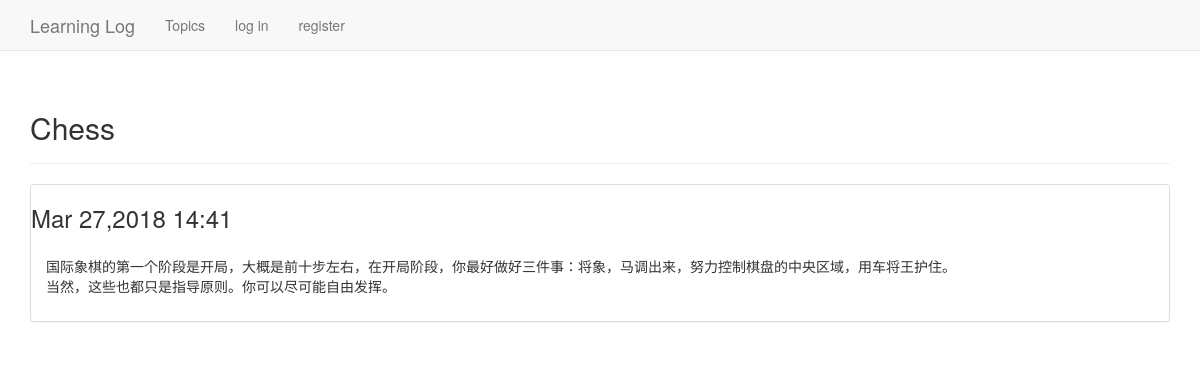
/topics/1/, run on the app's committed database.
### learning_logs/models.py (models this page shows, shortened)
class Topic(models.Model):
    text = models.CharField(max_length=200)
    date_added = models.DateTimeField(auto_now_add=True)
    owner = models.ForeignKey(User,on_delete=models.CASCADE,)
    def __str__(self):
        return self.text

class Entry(models.Model):
    topic = models.ForeignKey(Topic,on_delete=models.CASCADE)
    text = models.TextField()
    date_added = models.DateTimeField(auto_now_add=True)
    class Meta:
        verbose_name_plural = '入口'

### learning_logs/views.py (the view)
# urls.py: re_path('topics/(?P<topic_id>\d+)/',views.topic,name='topic'),
def topic(request,topic_id):
    topic = Topic.objects.get(id=topic_id)
    entries = topic.entry_set.order_by('-date_added')
    power = False
    if topic.owner == request.user:
        power = True
    context = {'topic':topic,'entries':entries,'power':power}
    return render(request,'learning_logs/topic.html',context)

### learning_logs/templates/learning_logs/topic.html (shortened to what this page needs)
{% extends 'learning_logs/base.html' %}
{% load bootstrap3 %}
{% block header %}
  <h2>
      {{ topic }}
  </h2>
{% endblock header %}
{% block content %}
    {% for entry in entries %}
      <div class="panel panel-default">
        <div class="pane-heading">
          <h3>
	        {{entry.date_added|date:'M d,Y H:i' }}
          </h3>
        </div>
        <div class="panel-body">
	      {{entry.text|linebreaks }}
        </div>
      </div>
    {% empty %}
      There are no entries for this topic yet.
    {% endfor %}
{% endblock content %}

### data on the page
Topic: text "Chess"
Entry: date_added "Mar 27,2018 14:41", text "国际象棋的第一个阶段是开局，大概是前十步左右，在开局阶段，你最好做好三件事：将象，马调出来，努力控制棋盘的中央区域，用车将王护住。 当然，这些也都只是指导原则。你可以尽可能自由发挥。"
